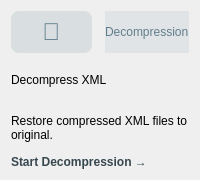
                <widget class="QFrame" name="cardDecompress">
                 <property name="minimumSize"><size><width>0</width><height>180</height></size></property>
                 <property name="class" stdset="0"><string>card</string></property>
                 <property name="styleSheet">
                    <string notr="true">
                        #iconDecompress { color: #607D8B; background-color: rgba(96, 125, 139, 0.15); border-radius: 8px; }
                        #badgeDecompress { background-color: rgba(96, 125, 139, 0.1); color: #607D8B; }
                        #btnDecompress { background-color: transparent; color: #37474F; border: none; font-weight: bold; text-align: left; }
                        #btnDecompress:hover { text-decoration: underline; color: #263238; }
                        #cardDecompress:hover { border: 2px solid #607D8B; background-color: rgba(96, 125, 139, 0.05); }
                    </string>
                 </property>
                 <layout class="QVBoxLayout" name="vLayout7">
                  <item>
                   <layout class="QHBoxLayout" name="hLayout7">
                    <item>
                     <widget class="QLabel" name="iconDecompress">
                      <property name="class" stdset="0"><string>iconLabel</string></property>
                      <property name="text"><string>📂</string></property>
                      <property name="fixedSize"><size><width>45</width><height>45</height></size></property>
                      <property name="alignment"><set>Qt::AlignCenter</set></property>
                      <property name="font"><font><pointsize>18</pointsize></font></property>
                     </widget>
                    </item>
                    <item><spacer name="s7"><property name="orientation"><enum>Qt::Horizontal</enum></property></spacer></item>
                    <item>
                     <widget class="QLabel" name="badgeDecompress">
                      <property name="class" stdset="0"><string>badgeLabel</string></property>
                      <property name="text"><string>Decompression</string></property>
                     </widget>
                    </item>
                   </layout>
                  </item>
                  <item>
                   <widget class="QLabel" name="title7">
                    <property name="class" stdset="0"><string>cardTitle</string></property>
                    <property name="text"><string>Decompress XML</string></property>
                   </widget>
                  </item>
                  <item>
                   <widget class="QLabel" name="desc7">
                    <property name="class" stdset="0"><string>cardDesc</string></property>
                    <property name="text"><string>Restore compressed XML files to original.</string></property>
                    <property name="wordWrap"><bool>true</bool></property>
                   </widget>
                  </item>
                  <item>
                   <widget class="QPushButton" name="btnDecompress">
                    <property name="class" stdset="0"><string>actionBtn</string></property>
                    <property name="text"><string>Start Decompression →</string></property>
                    <property name="cursor"><cursorShape>PointingHandCursor</cursorShape></property>
                   </widget>
                  </item>
                 </layout>
                </widget>
